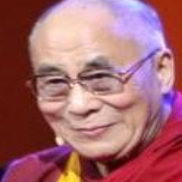
#> input picture Primo Anno/Computer Vision/Tutoring/Tutorato01/Dataset/Face.png, 182 x 182 px, found by its file name
$ python LocalHistogramEqualization.py
#> lines starting #> are read from the running program, lines starting #| are printed output that depends on the picture
"""
- LOCAL HISTOGRAM EQUALIZATION
Local Histogram Equalization is a localized version of histogram equalization that enhances contrast in small regions
(blocks) of an image rather than globally.

How It Works
1. 2. Divide the image into blocks (small non-overlapping regions).

What to do:
Equalize the histogram of each block independently.

ATTENTION!
This code only works for squared images.
"""

import cv2
import numpy as np
from matplotlib import pyplot as plt
from random import randrange

# Read image in BGR (default color order in OpenCV)
bgr = cv2.imread(
    '/Volumes/SSD Esterna/Progetti/ComputerVision/Tutoring/Tutorato01/Dataset/Face.png'
)
#> bgr is the input picture: shape (182, 182, 3); mean B, G, R 110.3, 103.6, 164.7

# Image properties
height, width, depth = bgr.shape
#> height = 182; width = 182; depth = 3
print(
    f"Image properties:\n"
    f"Image shape: {bgr.shape}\n"
    f"Width = {width} Height = {height} Depth = {depth}\n"
)
#| Image properties:
#| Image shape: (182, 182, 3)
#| Width = 182 Height = 182 Depth = 3

# Subdivide into blocks (small non-overlapping regions)
# Since the image Area is 182 * 182 lets use a 182 divisor =  1, 2, 7, 13, 14, 26, 91
blocks_per_side = 7
bh = height // blocks_per_side  # // to return integers
#> bh = 26
bw = width // blocks_per_side
#> bw = 26
print(
    f"Blocks per side: {blocks_per_side}\n"
    f"Block size: {blocks_per_side * blocks_per_side}\n"
    f"New Width: {bw} New Height: {bh}\n"
)
#| Blocks per side: 7
#| Block size: 49
#| New Width: 26 New Height: 26
blocks = []
for i in range(blocks_per_side):
    for j in range(blocks_per_side):
        y0 = i * bh
        x0 = j * bw
        y1 = (i + 1) * bh
        x1 = (j + 1) * bw
        block = bgr[y0:y1, x0:x1]
        blocks.append(block)
#> after the loop, blocks = 49 items

# Preview chopped image (convert BGR->RGB for correct colors)
fig1, axes = plt.subplots(blocks_per_side, blocks_per_side, figsize=(20, 6))
fig1.suptitle(f'CHOPPED IMAGE {blocks_per_side}*{blocks_per_side}', color="blue", fontweight='bold', fontsize=15)

for i in range(blocks_per_side):
    for j in range(blocks_per_side):
        idx = i * blocks_per_side + j
        axes[i, j].imshow(cv2.cvtColor(blocks[idx], cv2.COLOR_BGR2RGB))
        axes[i, j].axis('off')
fig1.subplots_adjust(hspace=0.1)


# Contrast stretching function definition (EQUALIZATION)
def streach(im, nbr_bins=256):
    imhist, bins = np.histogram(im.flatten(), nbr_bins, [0, 256])
    cdf = imhist.cumsum()
    cdf = imhist.max() * cdf / cdf.max()
    cdf_mask = np.ma.masked_equal(cdf, 0)
    cdf_mask = (cdf_mask - cdf_mask.min()) * 255 / (cdf_mask.max() - cdf_mask.min())
    cdf = np.ma.filled(cdf_mask, 0).astype('uint8')
    return cdf[im.astype('uint8')]


fig2, axes = plt.subplots(blocks_per_side, blocks_per_side, figsize=(20, 6))
fig2.suptitle(f'EQUALIZED IMAGE -PER BLOCK- {blocks_per_side}*{blocks_per_side}', color="blue", fontweight='bold',
              fontsize=15)

eq_blocks = []
for i in range(blocks_per_side):
    for j in range(blocks_per_side):
        idx = i * blocks_per_side + j
        gray_blk = cv2.cvtColor(blocks[idx], cv2.COLOR_BGR2GRAY)
        eq_blk = streach(gray_blk)
        eq_blocks.append(eq_blk)
        axes[i, j].imshow(eq_blk, cmap='gray')
        axes[i, j].axis('off')
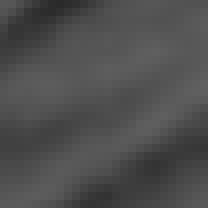
#> gray_blk: shape (26, 26) (shown 8 times larger); min 42, max 96, mean 78.1
#> after the loop, eq_blocks = 49 items
fig2.subplots_adjust(hspace=0.1)

# Now check histograms on one sample block taken at random
block_number = randrange(1, blocks_per_side * blocks_per_side)

gray_img = cv2.cvtColor(blocks[block_number], cv2.COLOR_BGR2GRAY)
eq_img = streach(gray_img)
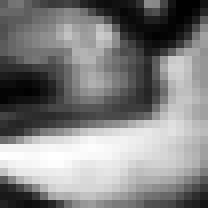
#> eq_img: shape (26, 26) (shown 8 times larger); min 0, max 255, mean 128.3
hist = cv2.calcHist([gray_img], [0], None, [256], [0, 256])
#> hist = 256 values, max 16 at index 161, min 0 at index 0, mean 2.64
eq_hist = cv2.calcHist([eq_img], [0], None, [256], [0, 256])
#> eq_hist = 256 values, max 16 at index 102, min 0 at index 8, mean 2.64

fig3, axes = plt.subplots(2, 2, figsize=(20, 6))
fig3.suptitle(f'BLOCK EQUALIZATION OF BLOCK {block_number}', color="blue", fontweight='bold', fontsize=15)

axes[0, 0].imshow(gray_img, cmap='gray')
axes[0, 0].set_title('Original block')
axes[0, 0].axis('off')

axes[1, 0].imshow(eq_img, cmap='gray')
axes[1, 0].set_title('Equalized block')
axes[1, 0].axis('off')

axes[0, 1].plot(hist)
axes[0, 1].set_xlim([0, 256])
axes[0, 1].set_title('Original histogram')
axes[0, 1].grid(True)

axes[1, 1].plot(eq_hist)
axes[1, 1].set_xlim([0, 256])
axes[1, 1].set_title('Equalized histogram')
axes[1, 1].grid(True)

# stitch back the locally equalized blocks (already grayscale)
rows_eq = []
for i in range(blocks_per_side):
    row = np.hstack(eq_blocks[i * blocks_per_side:(i + 1) * blocks_per_side])
    rows_eq.append(row)
#> after the loop, rows_eq = 7 items
eq_full = np.vstack(rows_eq)
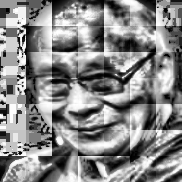
#> eq_full: shape (182, 182); min 0, max 255, mean 135

# compute histogram of the reconstructed equalized image
eq_full_hist = cv2.calcHist([eq_full], [0], None, [256], [0, 256])
#> eq_full_hist = 256 values, max 510 at index 196, min 33 at index 218, mean 129.4

# now lets consider the original image
gray_bgr = cv2.cvtColor(bgr, cv2.COLOR_BGR2GRAY)
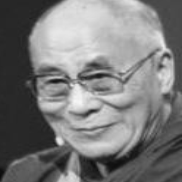
#> gray_bgr: shape (182, 182); min 11, max 245, mean 122.6
gray_bgr_hist = cv2.calcHist([gray_bgr], [0], None, [256], [0, 256])
#> gray_bgr_hist = 256 values, max 2299 at index 40, min 0 at index 0, mean 129.4

# show reconstructed image + its histogram
fig4, ax4 = plt.subplots(2, 2, figsize=(8, 8))
fig4.suptitle('ORIGINAL VS EQUALIZED', color="blue",
              fontweight='bold', fontsize=15)

ax4[0,0].imshow(eq_full, cmap='gray')
ax4[0,0].axis('off')
ax4[0,0].set_title('Reconstructed equalized image')

ax4[0,1].plot(eq_full_hist)
ax4[0,1].set_xlim([0, 256])
ax4[0,1].set_title('Histogram of reconstructed image')
ax4[0,1].grid(True)

ax4[1,0].imshow(gray_bgr, cmap='gray')
ax4[1,0].axis('off')
ax4[1,0].set_title('Original grayscale image')

ax4[1,1].plot(gray_bgr_hist)
ax4[1,1].set_xlim([0, 256])
ax4[1,1].set_title('Histogram of original grayscale image')
ax4[1,1].grid(True)

plt.show()
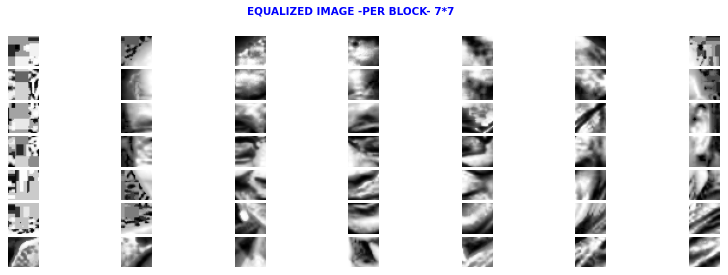
#> figure drawn by matplotlib, 49 panels
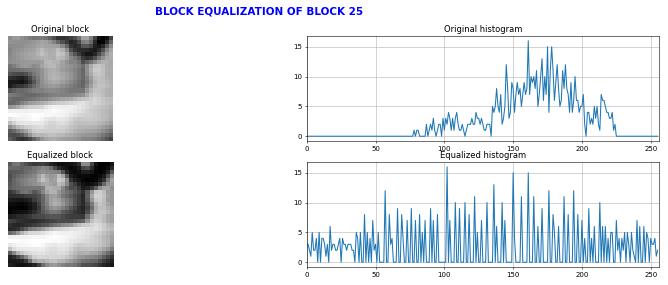
#> figure drawn by matplotlib, 4 panels; panel 2: curve peaks at x = 161, y = 16; panel 4: curve peaks at x = 102, y = 16
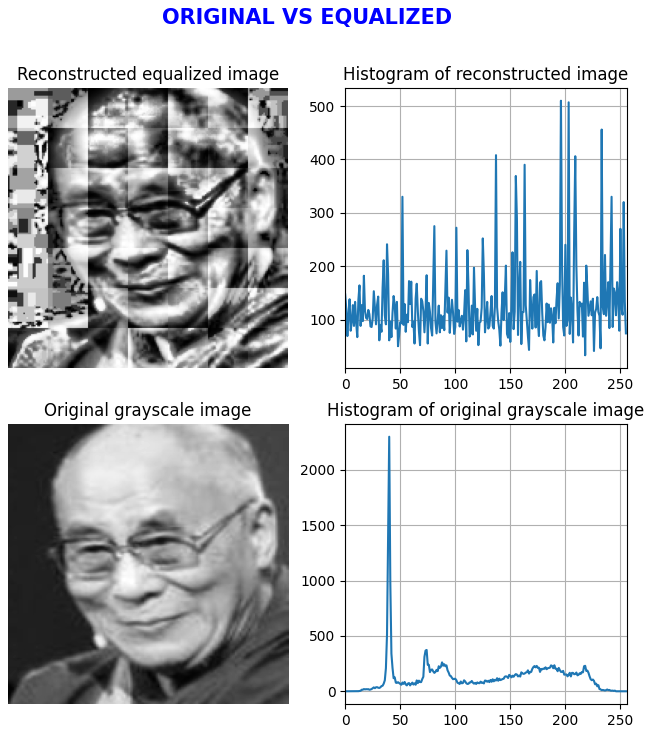
#> figure drawn by matplotlib, 4 panels; panel 2: curve peaks at x = 196, y = 510; panel 4: curve peaks at x = 40, y = 2299

$ run again, with Primo Anno/Computer Vision/Tutoring/Tutorato01/Dataset/pizza.jpg saved as Primo Anno/Computer Vision/Tutoring/Tutorato01/Dataset/Face.png
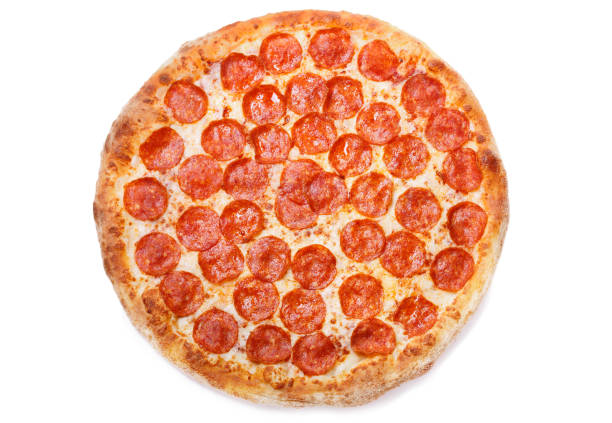
#> input picture Primo Anno/Computer Vision/Tutoring/Tutorato01/Dataset/pizza.jpg, 612 x 423 px, found by its file name
#> bgr is the input picture: shape (423, 612, 3); mean B, G, R 170.5, 193.1, 240.8
#| Image properties:
#| Image shape: (423, 612, 3)
#| Width = 612 Height = 423 Depth = 3
#| Blocks per side: 7
#| Block size: 49
#| New Width: 87 New Height: 60
#> after the loop `for i in range(blocks_per_side):`: blocks = 49 items
#> hist = 256 values, max 60 at index 121, min 0 at index 0, mean 20.39
#> eq_hist = 256 values, max 60 at index 63, min 0 at index 11, mean 20.39
#> after the loop `for i in range(blocks_per_side):`: rows_eq = 7 items
#> `eq_full = np.vstack(rows_eq)`:
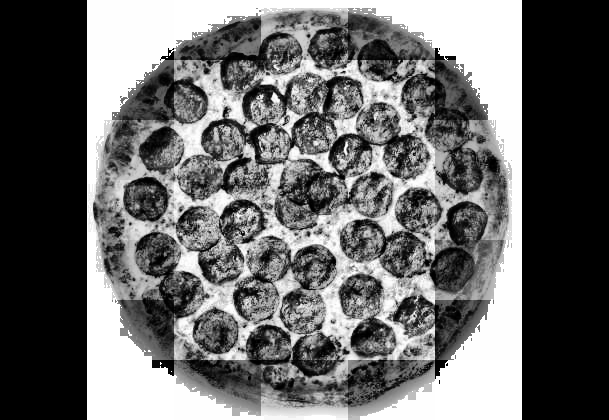
#> eq_full: shape (420, 609); min 0, max 255, mean 105.8
#> eq_full_hist = 256 values, max 73765 at index 0, min 242 at index 241, mean 999.1
#> gray_bgr_hist = 256 values, max 120505 at index 255, min 0 at index 0, mean 1011.2
#> `plt.show()`:
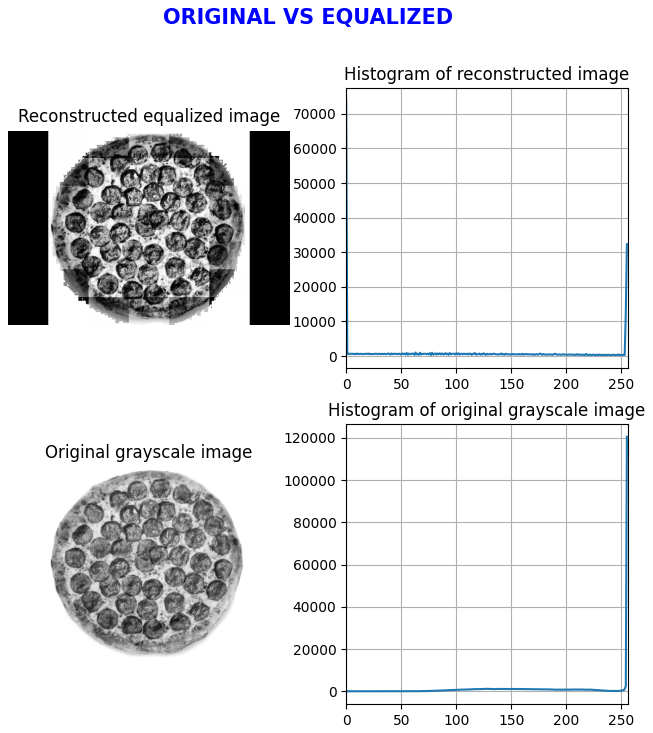
#> figure drawn by matplotlib, 4 panels; panel 2: curve peaks at x = 0, y = 73765; panel 4: curve peaks at x = 255, y = 120505
